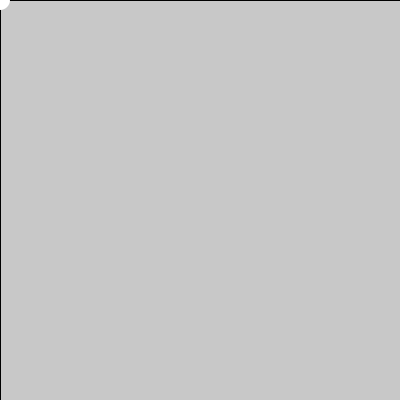
Frame 1 (no input)
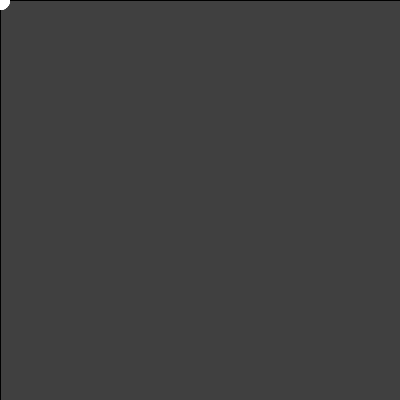
Frame 60 (the mouse pressed at the canvas centre just before this capture)
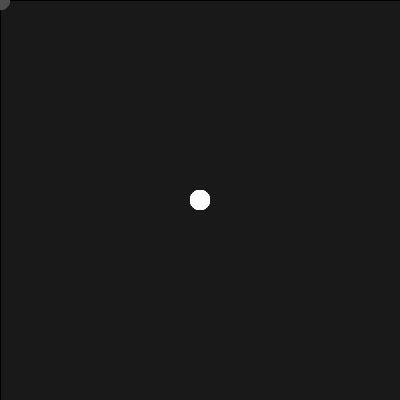
Frame 120 (the mouse held since frame 60 and released just before this capture)

The Processing sketch that drew these frames (run headless with seeded random() and noise(); from frame 60 on, the mouse is pressed at the canvas centre):

// Processing sketch: _EX_fadeOutEffect
// ── _EX_fadeOutEffect.pde
void setup(){
    size(400, 400);
    frameRate(30);
}

void draw(){
    // 배경색을 검은색으로 칠하는 명령어
    //background(0);
    
    // background명령은 알파값을 적용할 수 없다.
    // 대신, 화면 전체를 덮는 사각형을, black색과 알파값을 이용하여
    // 그리게 함으로써, 잔상이 남는 효과를 쉽게 구현할 수 있다.
    fill(0, 5);    // 검은색을, 5%의 투명도로 설정
    
    // 캔버스의 전체 영역을 
    // 매 프레임마다 5%의 투명도를 갖도록 그리게 되므로
    // 잔상이 남는듯한 효과가 된다.    
    rect(0, 0, width, height);    
        
    fill(255);
    noStroke();
    ellipse(mouseX, mouseY, 20, 20);
}
